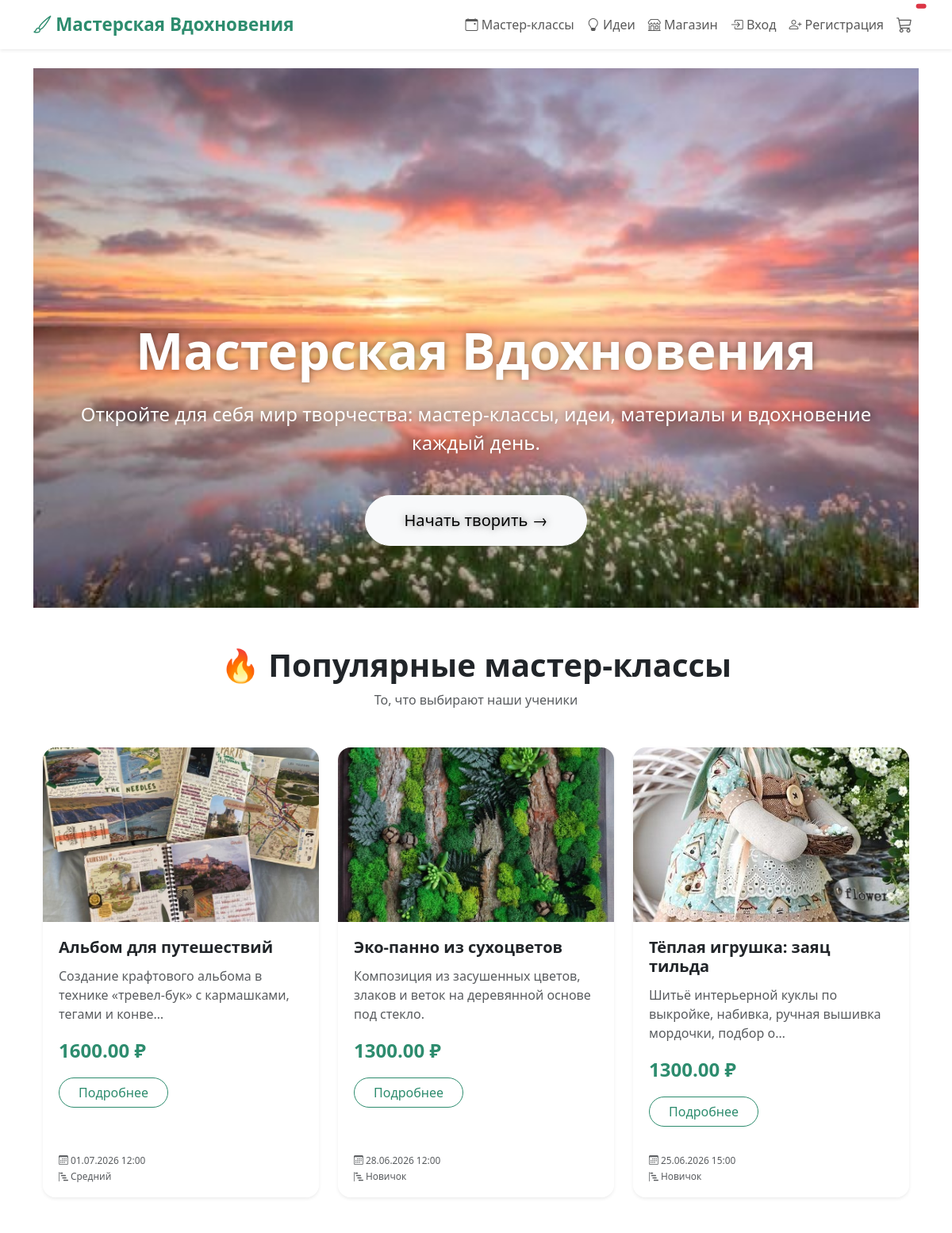
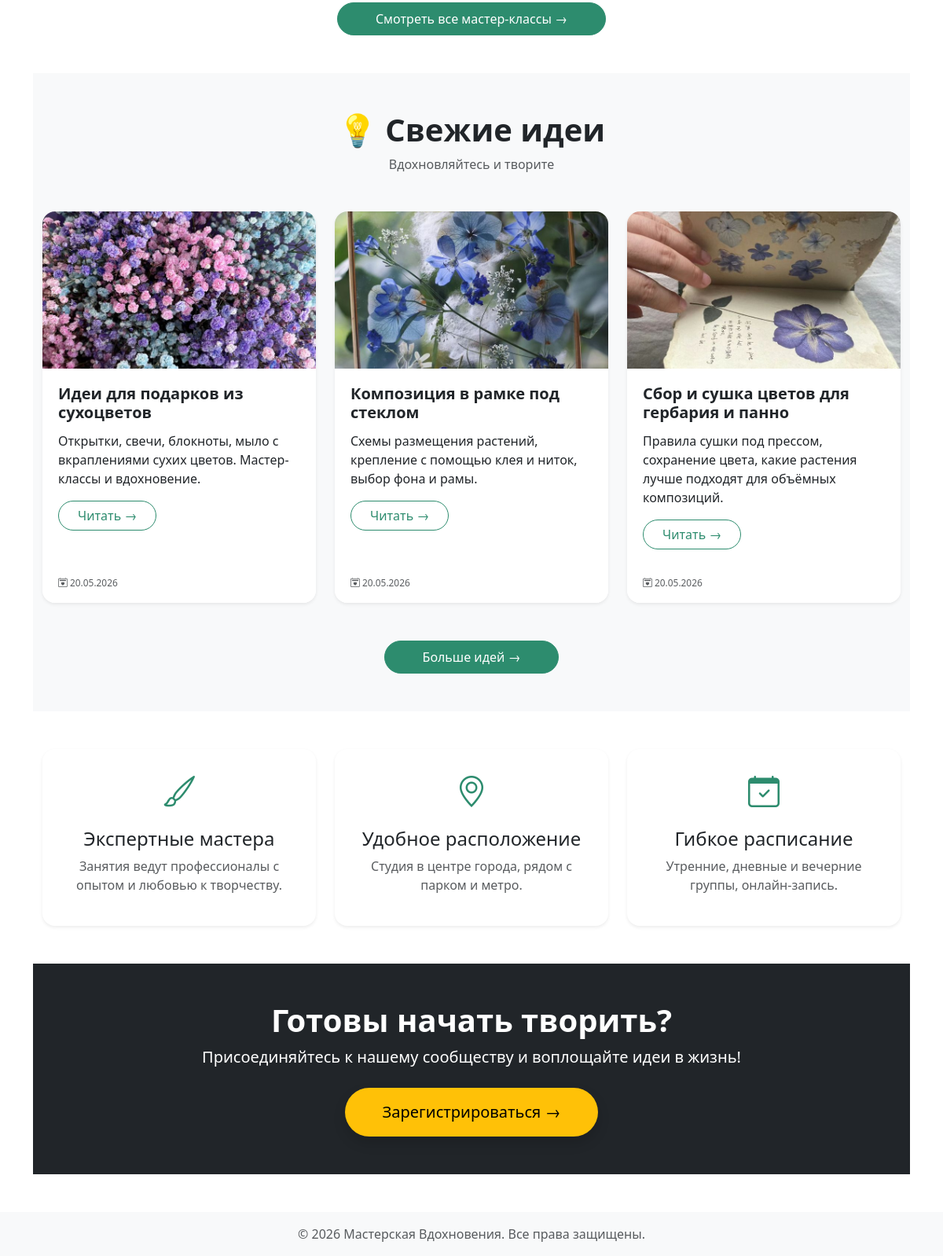
The page / on the database its author committed (2 pictures, top to bottom).
### masterclasses/models.py (models this page shows, shortened)
class MasterClass(models.Model):
    DIFFICULTY_CHOICES = [
        ('beginner', 'Новичок'),
        ('medium', 'Средний'),
        ('advanced', 'Продвинутый'),
    ]
    title = models.CharField(max_length=200, verbose_name='Название')
    description = models.TextField(verbose_name='Описание')
    category = models.ForeignKey(Category, on_delete=models.CASCADE, verbose_name='Категория')
    difficulty = models.CharField(max_length=10, choices=DIFFICULTY_CHOICES, verbose_name='Сложность')
    duration = models.IntegerField(help_text='минуты', verbose_name='Длительность')
    price = models.DecimalField(max_digits=8, decimal_places=2, verbose_name='Цена')
    max_seats = models.PositiveIntegerField(verbose_name='Максимум мест')
    image = models.ImageField(upload_to='masterclasses/', verbose_name='Изображение')
    schedule = models.DateTimeField(verbose_name='Дата и время')
    is_active = models.BooleanField(default=True, verbose_name='Активно')
    class Meta:
        verbose_name = 'Мастер-класс'
        verbose_name_plural = 'Мастер-классы'

### library/models.py (models this page shows, shortened)
class Idea(models.Model):
    title = models.CharField(max_length=200, verbose_name='Заголовок')
    content = models.TextField(verbose_name='Содержание')
    cover_image = models.ImageField(upload_to='ideas/', blank=True, verbose_name='Обложка')
    tags = TaggableManager(verbose_name='Теги')
    author = models.ForeignKey(settings.AUTH_USER_MODEL, on_delete=models.SET_NULL, null=True, verbose_name='Автор')
    created_at = models.DateTimeField(auto_now_add=True, verbose_name='Дата публикации')
    is_published = models.BooleanField(default=True, verbose_name='Опубликовано')
    class Meta:
        verbose_name = 'Идея'
        verbose_name_plural = 'Идеи'
        ordering = ['-created_at']

### pages/views.py (the view)
# urls.py: 2. Add a URL to urlpatterns:  path('', views.home, name='home')
def home(request):
    latest_masterclasses = MasterClass.objects.filter(is_active=True).order_by('-schedule')[:3]
    latest_ideas = Idea.objects.filter(is_published=True).order_by('-created_at')[:3]
    context = {
        'latest_masterclasses': latest_masterclasses,
        'latest_ideas': latest_ideas,
    }
    return render(request, 'pages/home.html', context)

### templates/pages/home.html (shortened to what this page needs)
{% extends 'base.html' %}
{% load static %}
{% block content %}
<section class="hero text-white">
    <img src="{% static 'images/hero-bg.jpg' %}" alt="Фон" class="hero-img">
    <div class="container text-center fade-up" style="padding-top: 30vh;">
        <h1 class="display-3 fw-bold mb-4">Мастерская Вдохновения</h1>
        <p class="lead fs-4 mb-5">Откройте для себя мир творчества: мастер-классы, идеи, материалы и вдохновение каждый день.</p>
        <a href="{% url 'masterclass_list' %}" class="btn btn-light btn-lg px-5 py-3 rounded-pill shadow">Начать творить →</a>
    </div>
</section>
<section class="container my-5">
    <div class="text-center mb-5 fade-up">
        <h2 class="fw-bold display-6">🔥 Популярные мастер-классы</h2>
        <p class="text-muted">То, что выбирают наши ученики</p>
    </div>
    <div class="row g-4">
        {% for mc in latest_masterclasses %}
        <div class="col-md-4 fade-up delay-{{ forloop.counter }}">
            <div class="card h-100 border-0 shadow-sm rounded-4 overflow-hidden card-hover">
                {% if mc.image %}
                    <img src="{{ mc.image.url }}" class="card-img-top" alt="{{ mc.title }}" style="height: 220px; object-fit: cover;">
                {% else %}
                    <img src="https://via.placeholder.com/400x220?text=Нет+фото" class="card-img-top" alt="Placeholder">
                {% endif %}
                <div class="card-body">
                    <h5 class="card-title">{{ mc.title }}</h5>
                    <p class="card-text text-muted">{{ mc.description|truncatechars:80 }}</p>
                    <p class="fw-bold text-success fs-4">{{ mc.price }} ₽</p>
                    <a href="{% url 'masterclass_detail' mc.pk %}" class="btn btn-outline-success rounded-pill px-4">Подробнее</a>
                </div>
                <div class="card-footer bg-white border-0 pb-3">
                    <small class="text-muted"><i class="bi bi-calendar3"></i> {{ mc.schedule|date:"d.m.Y H:i" }}</small><br>
                    <small class="text-muted"><i class="bi bi-bar-chart-steps"></i> {{ mc.get_difficulty_display }}</small>
                </div>
            </div>
        </div>
        {% empty %}
        <div class="col-12 text-center"><p class="text-muted">Мастер-классы скоро появятся.</p></div>
        {% endfor %}
    </div>
    <div class="text-center mt-5 fade-up">
        <a href="{% url 'masterclass_list' %}" class="btn btn-success rounded-pill px-5 py-2">Смотреть все мастер-классы →</a>
    </div>
</section>
<section class="bg-light py-5">
    <div class="container">
        <div class="text-center mb-5 fade-up">
            <h2 class="fw-bold display-6">💡 Свежие идеи</h2>
            <p class="text-muted">Вдохновляйтесь и творите</p>
        </div>
        <div class="row g-4">
            {% for idea in latest_ideas %}
            <div class="col-md-4 fade-up delay-{{ forloop.counter }}">
                <div class="card h-100 border-0 shadow-sm rounded-4 overflow-hidden card-hover">
                    {% if idea.cover_image %}
                        <img src="{{ idea.cover_image.url }}" class="card-img-top" alt="{{ idea.title }}" style="height: 200px; object-fit: cover;">
                    {% else %}
                        <img src="https://via.placeholder.com/400x200?text=Нет+фото" class="card-img-top" alt="Placeholder">
                    {% endif %}
                    <div class="card-body">
                        <h5 class="card-title">{{ idea.title }}</h5>
                        <p class="card-text">{{ idea.content|truncatechars:100 }}</p>
                        <a href="{% url 'idea_detail' idea.pk %}" class="btn btn-outline-success rounded-pill px-4">Читать →</a>
                    </div>
                    <div class="card-footer bg-white border-0 pb-3">
                        <small class="text-muted"><i class="bi bi-calendar2-heart"></i> {{ idea.created_at|date:"d.m.Y" }}</small>
                    </div>
                </div>
            </div>
            {% empty %}
            <div class="col-12 text-center"><p class="text-muted">Идей пока нет, но они скоро появятся.</p></div>
            {% endfor %}
        </div>
        <div class="text-center mt-5 fade-up">
            <a href="{% url 'idea_list' %}" class="btn btn-success rounded-pill px-5 py-2">Больше идей →</a>
        </div>
    </div>
</section>
<section class="container my-5">
    <div class="row g-4 text-center">
        <div class="col-md-4 fade-up delay-1">
            <div class="p-4 rounded-4 bg-white shadow-sm h-100">
                <i class="bi bi-brush fs-1 text-success"></i>
                <h4 class="mt-3">Экспертные мастера</h4>
                <p class="text-muted">Занятия ведут профессионалы с опытом и любовью к творчеству.</p>
            </div>
        </div>
        <div class="col-md-4 fade-up delay-2">
            <div class="p-4 rounded-4 bg-white shadow-sm h-100">
                <i class="bi bi-geo-alt fs-1 text-success"></i>
                <h4 class="mt-3">Удобное расположение</h4>
                <p class="text-muted">Студия в центре города, рядом с парком и метро.</p>
            </div>
        </div>
        <div class="col-md-4 fade-up delay-3">
            <div class="p-4 rounded-4 bg-white shadow-sm h-100">
                <i class="bi bi-calendar-check fs-1 text-success"></i>
                <h4 class="mt-3">Гибкое расписание</h4>
                <p class="text-muted">Утренние, дневные и вечерние группы, онлайн-запись.</p>
            </div>
        </div>
    </div>
</section>
<section class="bg-dark text-white text-center py-5 fade-up">
    <div class="container">
        <h3 class="fw-bold display-6">Готовы начать творить?</h3>
        <p class="lead mb-4">Присоединяйтесь к нашему сообществу и воплощайте идеи в жизнь!</p>
        <a href="{% url 'register' %}" class="btn btn-warning btn-lg rounded-pill px-5 py-3 shadow">Зарегистрироваться →</a>
    </div>
</section>
{% endblock %}

### static/css/style.css (style rules this page uses)
:root { --primary-green: #2d8c6e; --primary-dark: #1a5f4a; --primary-light: #4aa37e; --gray-bg: #f8f9fa; --border-radius: 0.5rem; --box-shadow: 0 0.25rem 0.75rem rgba(0, 0, 0, 0.05); --transition: all 0.2s ease-in-out; }
body { font-family: 'Segoe UI', Roboto, 'Helvetica Neue', sans-serif; background-color: #fff; color: #212529; }
.card { border: none; border-radius: var(--border-radius); transition: var(--transition); overflow: hidden; background-color: white; box-shadow: var(--box-shadow); }
.card-img-top { border-top-left-radius: var(--border-radius); border-top-right-radius: var(--border-radius); object-fit: cover; width: 100%; height: 200px; }
.card-body { padding: 1.25rem; }
.card-title { font-weight: 600; margin-bottom: 0.75rem; }
.card-footer { background-color: white; border-top: 1px solid rgba(0, 0, 0, 0.05); font-size: 0.85rem; padding: 0.75rem 1.25rem; }
.btn-success { background-color: var(--primary-green); border-color: var(--primary-green); }
.btn-outline-success { color: var(--primary-green); border-color: var(--primary-green); }
.btn-warning { background-color: #ffc107; border: none; }
.text-success { color: var(--primary-green) !important; }
a { color: var(--primary-green); text-decoration: none; transition: var(--transition); }
.hero { position: relative; min-height: 85vh; display: flex; align-items: center; overflow: hidden; }
.hero img { position: absolute; top: 0; left: 0; width: 100%; height: 100%; object-fit: cover; z-index: 0; }
.hero .container { position: relative; z-index: 1; text-align: center; }
.hero::before { content: ''; position: absolute; top: 0; left: 0; width: 100%; height: 100%; background: rgba(0, 0, 0, 0.4); z-index: 0; }
.hero .container { z-index: 1; }

### templates/pages/home.html (style rules this page uses)
.hero { min-height: 85vh; position: relative; overflow: hidden; }
.hero-img { position: absolute; top: 0; left: 0; width: 100%; height: 100%; object-fit: cover; z-index: 0; }
.hero .container { position: relative; z-index: 1; text-shadow: 0 0 10px rgba(0,0,0,0.5); }
.card-hover { transition: transform 0.3s ease, box-shadow 0.3s ease; }
.fade-up { animation: fadeInUp 0.8s ease forwards; }
.delay-1 { animation-delay: 0.1s; }
.delay-2 { animation-delay: 0.2s; }
.delay-3 { animation-delay: 0.3s; }

### rows shown on the page
MasterClass: image (picture), title "Альбом для путешествий", description "Создание крафтового альбома в технике «тревел-бук» с кармашками, тегами и конве…", price "1600.00", schedule "01.07.2026 12:00", difficulty "Средний"
MasterClass: image (picture), title "Эко-панно из сухоцветов", description "Композиция из засушенных цветов, злаков и веток на деревянной основе под стекло.", price "1300.00", schedule "28.06.2026 12:00", difficulty "Новичок"
MasterClass: image (picture), title "Тёплая игрушка: заяц тильда", description "Шитьё интерьерной куклы по выкройке, набивка, ручная вышивка мордочки, подбор о…", price "1300.00", schedule "25.06.2026 15:00", difficulty "Новичок"
Idea: cover_image (picture), title "Идеи для подарков из сухоцветов", content "Открытки, свечи, блокноты, мыло с вкраплениями сухих цветов. Мастер-классы и вдохновение.", created_at "20.05.2026"
Idea: cover_image (picture), title "Композиция в рамке под стеклом", content "Схемы размещения растений, крепление с помощью клея и ниток, выбор фона и рамы.", created_at "20.05.2026"
Idea: cover_image (picture), title "Сбор и сушка цветов для гербария и панно", content "Правила сушки под прессом, сохранение цвета, какие растения лучше подходят для объёмных композиций.", created_at "20.05.2026"
